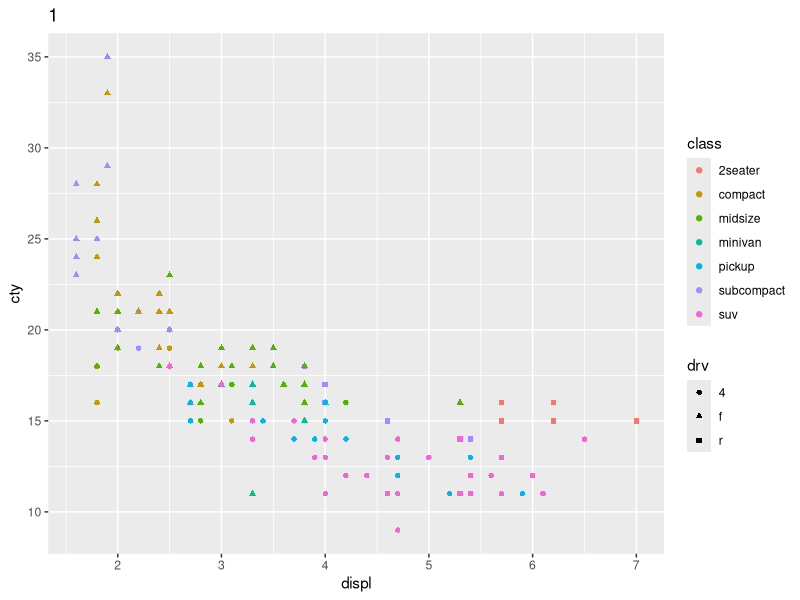
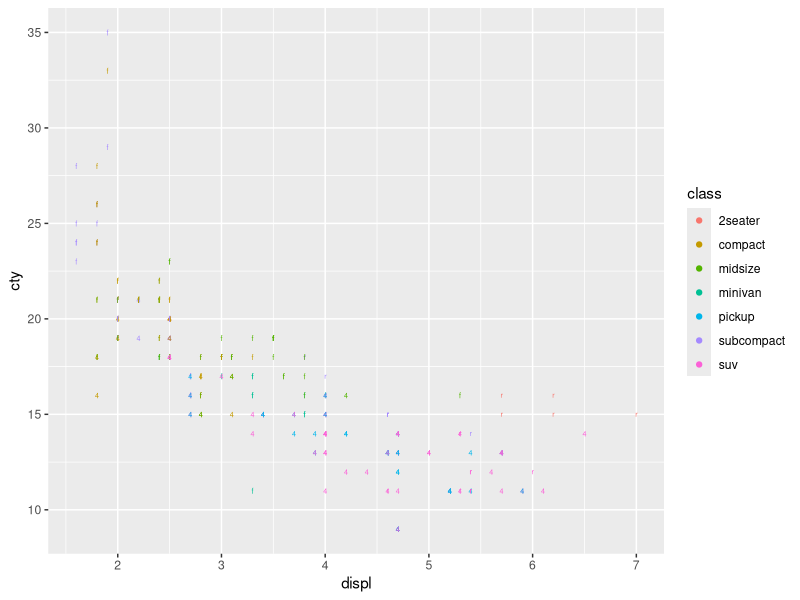
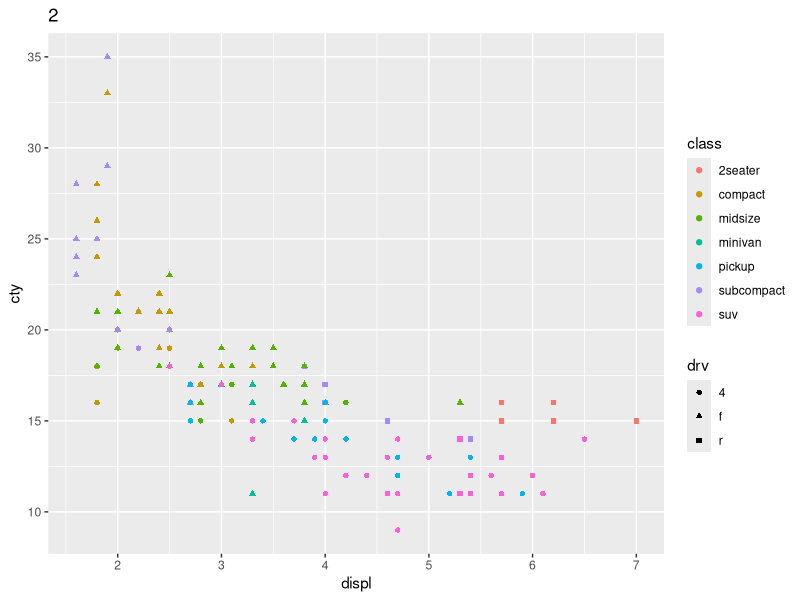

Write the R code that produced these figures, in order. (Note: this script raises an error after producing the figures.)
library(ggplot2)

## This does not combine them in legend, which is correct
# and because in aes, it is taking drv from mpg and assigning shape to different categorical
ggplot(mpg, aes(displ, cty, color = class, shape = drv)) + 
  geom_point() + ggtitle("1")

# This should be the same? maybe not in legend though
# and it chooses different values for shape, probably because character
# and also no legend
ggplot(mpg, aes(displ, cty, color = class)) + 
  geom_point(shape = mpg$drv)

# Yes, this is the same. The aes can go wherever
ggplot(mpg, aes(displ, cty)) + 
  geom_point(aes(color = class, shape = drv)) + ggtitle("2")

ggplot(mpg2, aes(displ, cty, shape = factor(year), color = manufacturer)) +
  geom_point() + facet_wrap(class~cyl)

###################


# Inside of aes, color is given a static thing so it scales as a constant
# NOTE: the values in aes have nothing to do with scaled values. "red" and "blue" are basically just treated as factors in aes
ggplot(mpg, aes(displ, hwy)) + geom_point(aes(color = rep(c("red", "blue"), length.out = nrow(mpg))))

# this overrides scaling and demands color be blue
ggplot(mpg, aes(displ, hwy)) + geom_point(color = "blue")
ggplot(mpg, aes(displ, hwy)) + geom_point(color = rep(c("red", "blue"), length.out = nrow(mpg))) # here, they take on the actual colors i tell them to in that order


ggplot(mpg, aes(displ, hwy)) + 
  geom_point() +
  facet_wrap(~cyl)

ggplot(mpg, aes(displ, hwy)) +
  geom_smooth(span = 0.2)

